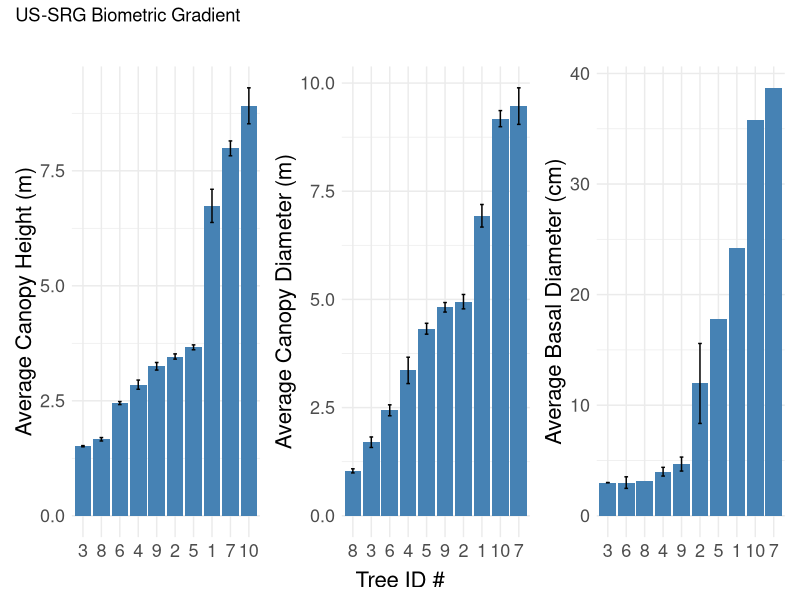
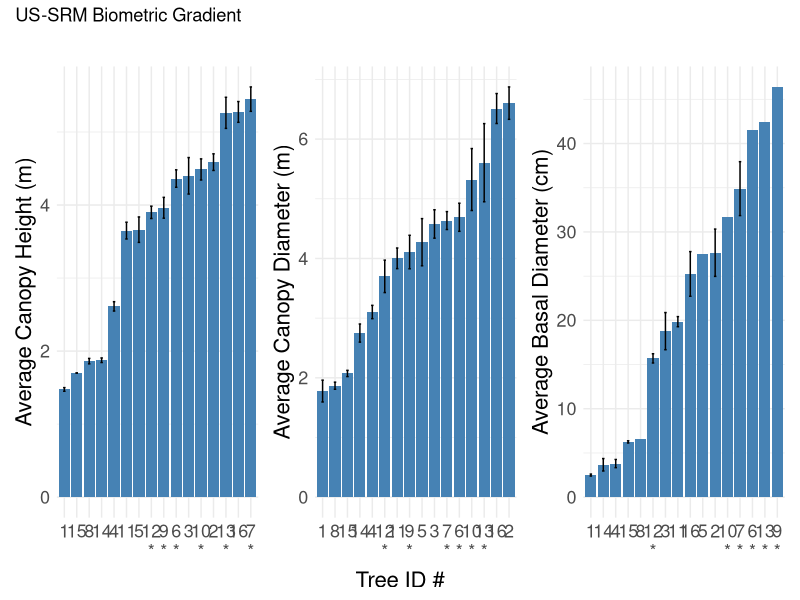

Recreate these plots in R, in order.
# At the US-SRG and US-SRM flux tower sites, 10 and 16 mesquite trees, 
# respectively, were selected to represent a range of canopy diameters, basal 
# diameters, and heights. We refer to these ranges as biometric gradients. 
# Each tree was tagged and measured for long-term monitoring. A summary of 
# methods and data can be found in /Reports/Biometric Gradient Notes.
# 
# This script performs the following steps for each site:
#   1. Imports the field measurement data
#   2. Creates a function to determine averages and errors for measurements
#   3. Visualizes the distribution of values for each measurement type

#===============================================================================
#Load necessary packages--------------------------------------------------------
#===============================================================================
library(dplyr)
library(ggplot2)
library(tidyverse)
library(patchwork)

#===============================================================================
#Import field observations------------------------------------------------------
#===============================================================================
SRGdat <-  read.csv("./Data/GitData/US-SRG_BiometGrad_07062025.csv")
SRMdat <-  read.csv("./Data/GitData/US-SRM_BiometGrad_12062025.csv")

#===============================================================================
#Define mean/se plotting function-----------------------------------------------
#===============================================================================
MeasStats <- function(data, variable, y_label, dendro = FALSE) {
  
  #summarize mean and se for a given variable
  summary_df <- data %>%
    group_by(ID) %>%
    summarize(
      avg = mean(.data[[variable]], na.rm = TRUE),
      se = sd(.data[[variable]], na.rm = TRUE) / sqrt(n()),
      .groups = "drop"
    )
  
  #add annotation for trees with dendrometers (US-SRM)
  dendro_ids <- character(0)
  if (dendro) {
    dendro_ids <- data %>%
      group_by(ID) %>%
      summarize(has_dendro = any(!is.na(DendrometerID)), .groups = "drop") %>%
      filter(has_dendro) %>%
      pull(ID) %>% as.character()
  }
  summary_df <- summary_df %>%
    mutate(
      ID_char = as.character(ID),
      ID_label = ifelse(ID_char %in% dendro_ids,
                        paste0(ID_char, "\n*"),  # newline + asterisk below
                        ID_char)
    ) %>%
    mutate(ID_label = factor(ID_label, levels = ID_label[order(avg)]))
  
  
  #combine plot elements; adjust aesthetics
  p <- ggplot(summary_df, aes(x = ID_label, y = avg)) +
    geom_bar(stat = "identity", fill = "steelblue") +
    geom_errorbar(aes(ymin = avg - se, ymax = avg + se), width = 0.2) +
    labs(x = "Tree ID #", y = y_label, title = "") +
    theme_minimal() +
    theme(
      axis.title.y = element_text(size = 16),
      axis.title.x = element_text(size = 16, margin = margin(t = 10)),
      axis.text.x = element_text(size = 13, hjust = 0.5, lineheight = 0.9),
      axis.text.y = element_text(size = 13)
    )
  
  return(p)
}

#===============================================================================
#SRG plots----------------------------------------------------------------------
#===============================================================================

p1g <- MeasStats(SRGdat, "CanopyHeight", "Average Canopy Height (m)")
p2g <- MeasStats(SRGdat, "CanopyDiameter", "Average Canopy Diameter (m)")
p3g <- MeasStats(SRGdat, "BasalDiameter", "Average Basal Diameter (cm)")

# Combine plots
srg_plot <- p1g + p2g + p3g +
  plot_layout(ncol = 3) &
  theme(axis.title.x = element_blank())

# Add common x-axis label using patchwork's plot_annotation
srg_plot + plot_annotation(
  title = "US-SRG Biometric Gradient",
  caption = "Tree ID #",
  theme = theme(
    plot.caption = element_text(size = 16, hjust = 0.5, margin = margin(t = 2))
  )
)

#===============================================================================
#SRM plots----------------------------------------------------------------------
#===============================================================================
p1m <- MeasStats(SRMdat, "CanopyHeight", "Average Canopy Height (m)", dendro = T)
p2m <- MeasStats(SRMdat, "CanopyDiameter", "Average Canopy Diameter (m)", dendro = T)
p3m <- MeasStats(SRMdat, "BasalDiameter", "Average Basal Diameter (cm)", dendro = T)

srm_plot <- p1m + p2m + p3m +
  plot_layout(ncol = 3) &
  theme(axis.title.x = element_blank())

srm_plot + plot_annotation(
  title = "US-SRM Biometric Gradient",
  caption = "Tree ID #",
  theme = theme(
    plot.caption = element_text(size = 16, hjust = 0.5, margin = margin(t = 2))
  )
)

